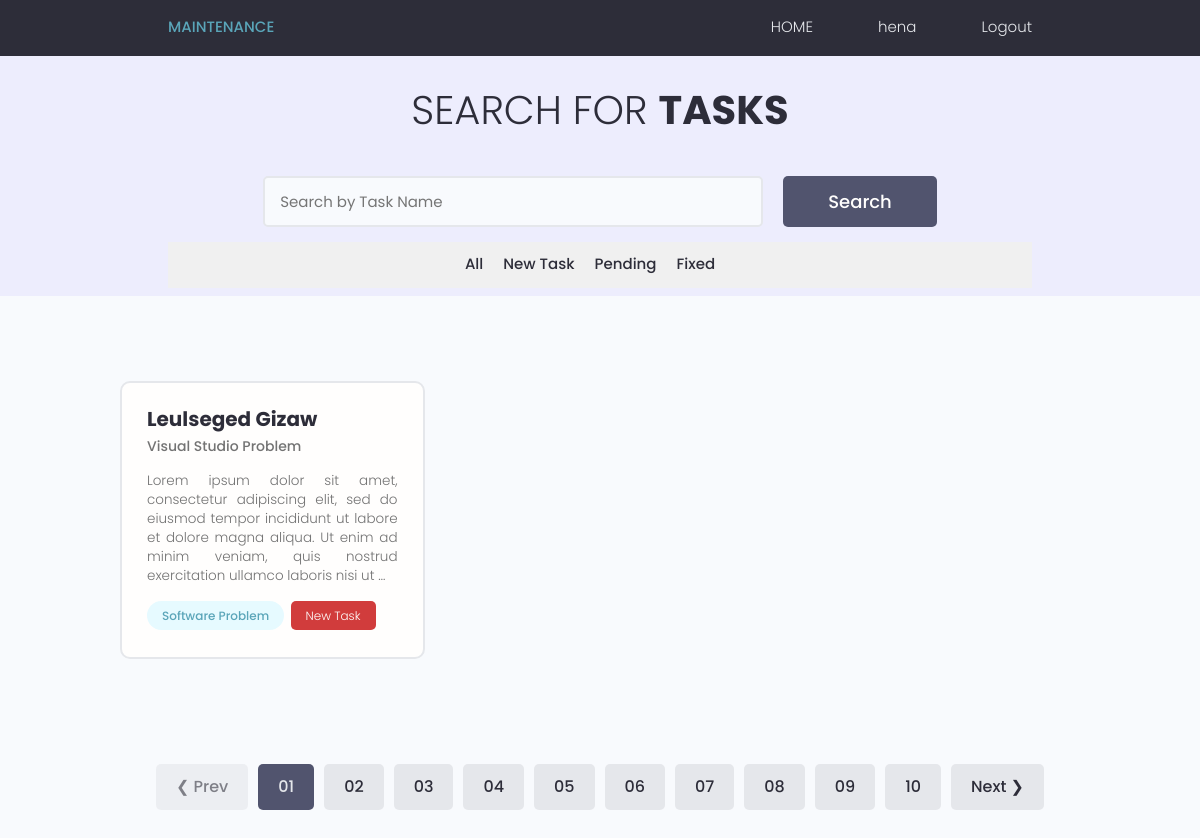
The app's page /technician/all-softwares (signed in), older data.
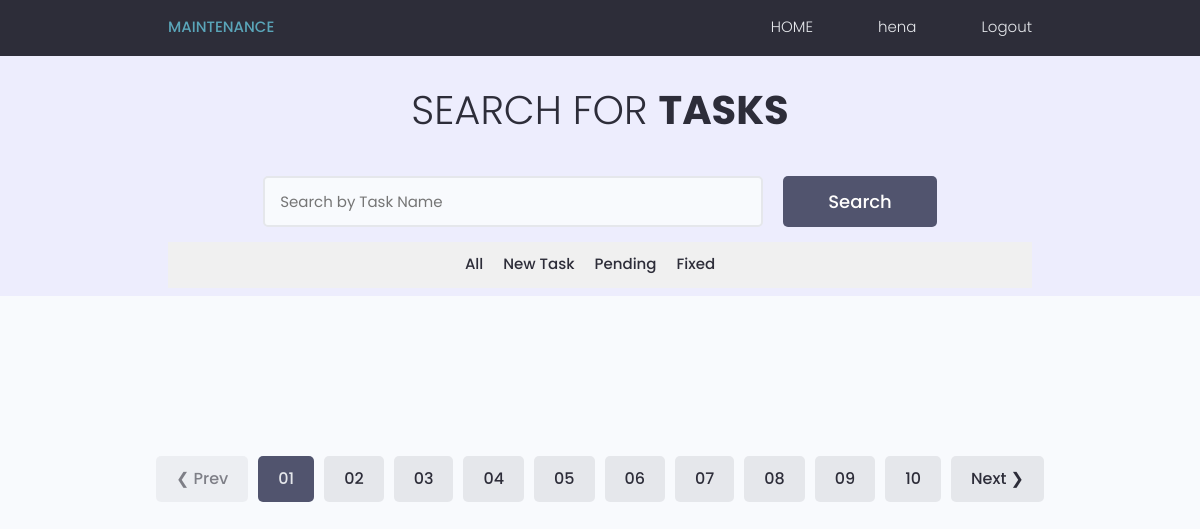
The same page, newer data.
### customer/models.py (models this page shows, shortened)
class Software(models.Model):
    form_name = models.CharField(max_length=50,)
    customer = models.ForeignKey(Customer, on_delete=models.CASCADE, null=True)
    technician = models.ForeignKey(Technician, on_delete=models.CASCADE, null=True)
    software_name = models.CharField(max_length=50,)
    version = models.CharField(max_length=50,)
    operating_system = [
        ("windows", "WINDOWS"),
        ("linux", "LINUX"),
        ("macOS", "MACOS"),
    ]
    operating_systems = models.CharField(max_length=100, choices=operating_system)
    installation_setup = models.BooleanField(default=False)
    performance_speed = models.BooleanField(default=False)
    functionality_bugs = models.BooleanField(default=False)
    compatibility_integration = models.BooleanField(default=False)
    security_vulnerability = models.BooleanField(default=False)
    short_description = models.TextField(null=True)
    aditional_comment = models.TextField(null=True)
    fixed =  models.BooleanField(default = False,null=True)
    reviewed =  models.BooleanField(default = False, null=True)

### base/models.py (models this page shows)
class Customer(models.Model):
    user = models.OneToOneField(User, on_delete=models.CASCADE, primary_key=True)
    department = models.CharField(max_length=100)
    campus = models.CharField(max_length=50)
    updated = models.DateTimeField(auto_now=True)
    phone_number = models.IntegerField(null= True)
    created = models.DateTimeField(auto_now_add=True)
    def __str__(self):
        return f"{self.user.first_name} {self.user.last_name}"

class User(AbstractUser):
    is_staff = models.BooleanField(default=False)
    is_technician = models.BooleanField(default=False)
    is_customer = models.BooleanField(default=False)
    is_active = models.BooleanField(default=False)
    def __str__(self):
        return self.username

### technician/views.py (the view)
# urls.py: path("all-softwares", views.softwareTaks, name="softwareTasks"),
def softwareTaks(request):
    technician = request.user.id
    software_tasks = Software.objects.filter(technician=technician)
    context = {'software_tasks':software_tasks}
    return render(request, 'technician/software.html',context)

### templates/technician/software.html (shortened to what this page needs)
{% extends 'technician/base.html'%}
{% load static%}
{% block content %}
  <main class="projects">
    <section class="hero-section text-center">
      <div class="container container--narrow">
        <div class="hero-section__box" style="margin-top: 20px;">
          <h2>Search for <span>Tasks</span></h2>
        </div>
        <div class="hero-section__search">
          <form class="form" action="#" method="get">
            <div class="form__field">
              <input class="input input--text" id="formInput#search" type="text" name="text"
                placeholder="Search by Task Name" />
            </div>
            <input class="btn btn--sub btn--lg" type="submit" value="Search" />
          </form>
          <nav class="navbar">
            <ul>
              <li><a href="#" onclick="filterTasks('all')">All</a></li>
              <li><a href="#" onclick="filterTasks('newtask')">New Task</a></li>
              <li><a href="#" onclick="filterTasks('pending')">Pending</a></li>
              <li><a href="#" onclick="filterTasks('finished')">Fixed</a></li>
            </ul>
          </nav>
        </div>
      </div>
    </section>
    <section class="devlist">
      <div class="container">
        <div class="grid grid--three" id="taskGrid">
          {% for task in software_tasks %}
          <div class="column card"id="{% if not task.fixed and not task.reviewed %}newtask{% elif task.fixed and not task.reviewed %}pending{% else %}finished{% endif %}">
            <div class="dev">
              <a href="{% url 'detail' task.id 'software' %}" class="card__body">
                <div class="dev__profile">
                  <div class="dev__meta">
                    <h3>{{task.customer}}</h3>
                    <h5>{{task.form_name}}</h5>
                  </div>
                </div>
                <p class="dev__info">
                  {{ task.short_description|truncatechars:200}}
                </p>
                <div class="dev__skills">
                  <span class="tag tag--pill tag--main">
                    <small>Software Problem</small>
                  </span>
                  {% if not task.fixed and not task.reviewed %}
                    <span class="tag" style="background-color: rgb(209, 60, 60);">
                      <small>New Task</small>
                    </span>
                  {% elif task.fixed and not task.reviewed %}
                    <span class="tag" style="background-color: rgb(231, 120, 17);">
                      <small>Pending</small>
                    </span>
                  {% else %}
                    <span class="tag" style="background-color: rgb(78, 231, 17);">
                      <small>Fixed</small>
                    </span>
                  {% endif %}
                </div>
              </a>
            </div>
          </div>
          {%endfor%}
            </div>
          </div>
    </section>
    <div class="pagination">
      <ul class="container">
        <li><a href="#" class="btn btn--disabled">&#10094; Prev</a></li>
        <li><a href="#" class="btn btn--sub">01</a></li>
        <li><a href="#" class="btn">02</a></li>
        <li><a href="#" class="btn">03</a></li>
        <li><a href="#" class="btn">04</a></li>
        <li><a href="#" class="btn">05</a></li>
        <li><a href="#" class="btn">06</a></li>
        <li><a href="#" class="btn">07</a></li>
        <li><a href="#" class="btn">08</a></li>
        <li><a href="#" class="btn">09</a></li>
        <li><a href="#" class="btn">10</a></li>
        <li><a href="#" class="btn">Next &#10095;</a></li>
      </ul>
    </div>
  </main>
{% endblock %}

Row changes from the older to the newer data that the page shows:
no longer on this page (row edited): Software: customer "Leulseged Gizaw", form_name "Visual Studio Problem", short_description "Lorem ipsum dolor sit amet, consectetur adipiscing elit, sed do eiusmod tempor incididunt ut labore et dolore magna aliqua. Ut enim ad minim veniam, quis nostrud exercitation ullamco laboris nisi ut …", fixed "New Task"
